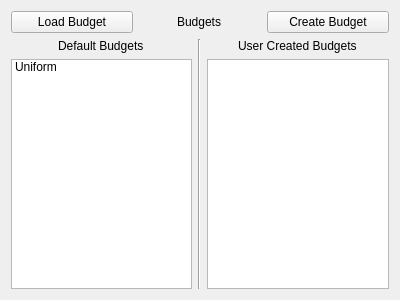
<?xml version="1.0" encoding="UTF-8"?>
<ui version="4.0">
 <class>BudgetPage</class>
 <widget class="QWidget" name="BudgetPage">
  <property name="geometry">
   <rect>
    <x>0</x>
    <y>0</y>
    <width>400</width>
    <height>300</height>
   </rect>
  </property>
  <property name="windowTitle">
   <string>Future Wallet</string>
  </property>
  <layout class="QGridLayout" name="gridLayout">
   <item row="1" column="0">
    <layout class="QHBoxLayout" name="horizontalLayout">
     <item>
      <layout class="QVBoxLayout" name="verticalLayout_2">
       <item alignment="Qt::AlignHCenter">
        <widget class="QLabel" name="label_2">
         <property name="text">
          <string>Default Budgets</string>
         </property>
        </widget>
       </item>
       <item>
        <widget class="QListWidget" name="Default">
         <item>
          <property name="text">
           <string>Uniform</string>
          </property>
         </item>
        </widget>
       </item>
      </layout>
     </item>
     <item>
      <widget class="Line" name="line">
       <property name="orientation">
        <enum>Qt::Vertical</enum>
       </property>
      </widget>
     </item>
     <item>
      <layout class="QVBoxLayout" name="verticalLayout">
       <item alignment="Qt::AlignHCenter">
        <widget class="QLabel" name="label_3">
         <property name="text">
          <string>User Created Budgets</string>
         </property>
        </widget>
       </item>
       <item>
        <widget class="QListWidget" name="Custom"/>
       </item>
      </layout>
     </item>
    </layout>
   </item>
   <item row="0" column="0">
    <layout class="QHBoxLayout" name="horizontalLayout_2">
     <item>
      <widget class="QPushButton" name="LoadBudget">
       <property name="text">
        <string>Load Budget</string>
       </property>
      </widget>
     </item>
     <item alignment="Qt::AlignHCenter">
      <widget class="QLabel" name="label">
       <property name="text">
        <string>Budgets</string>
       </property>
      </widget>
     </item>
     <item>
      <widget class="QPushButton" name="CreateBudget">
       <property name="text">
        <string>Create Budget</string>
       </property>
      </widget>
     </item>
    </layout>
   </item>
  </layout>
 </widget>
 <resources/>
 <connections/>
</ui>
